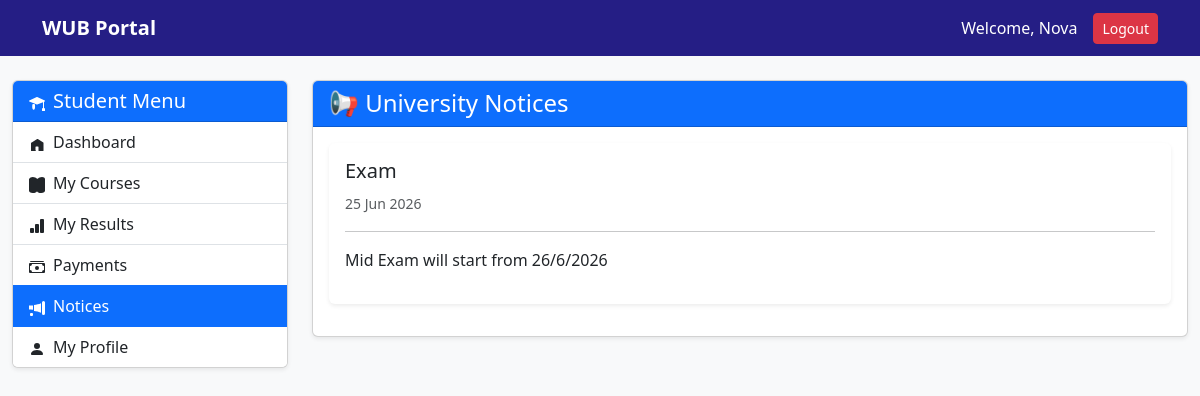
Page /notices/student/notices/ (signed in) on the committed database.
### accounts/models.py (models this page shows)
class CustomUser(AbstractUser):
    role = models.CharField(max_length=20, default='student')
    profile_picture = models.ImageField(
        upload_to='profile_pics/',
        null=True,
        blank=True
    )
    phone = models.CharField(max_length=20, null=True, blank=True)
    address = models.TextField(null=True, blank=True)

### notices/models.py (models this page shows, shortened)
class Notice(models.Model):
    title = models.CharField(max_length=200)
    message = models.TextField()
    created_at = models.DateTimeField(auto_now_add=True)
    created_by = models.ForeignKey(
        settings.AUTH_USER_MODEL,
        on_delete=models.CASCADE,
        related_name='created_notices'
    )
    created_at = models.DateTimeField(auto_now_add=True)
    is_active = models.BooleanField(default=True)

### notices/views.py (the view)
@login_required
def student_notices(request):
    notices = Notice.objects.all().order_by('-created_at')
    return render(
        request,
        'student/student_notices.html',
        {
            'notices': notices
        }
    )

### templates/student/student_notices.html (shortened to what this page needs)
{% extends 'student/student_base.html' %}
{% block student_content %}
<div class="card shadow-sm">
    <div class="card-header bg-primary text-white">
        <h4 class="mb-0">📢 University Notices</h4>
    </div>
    <div class="card-body">
        {% if notices %}
            {% for notice in notices %}
                <div class="card mb-3 border-0 shadow-sm">
                    <div class="card-body">
                        <h5>{{ notice.title }}</h5>
                        <small class="text-muted">
                            {{ notice.created_at|date:"d M Y" }}
                        </small>
                        <hr>
                        <p>
                            {{ notice.message }}
                        </p>
                    </div>
                </div>
            {% endfor %}
        {% else %}
            <div class="alert alert-info">
                No notices available.
            </div>
        {% endif %}
    </div>
</div>
{% endblock %}

### templates/base.html (shortened to what this page needs)
{% load static %}
<!DOCTYPE html>
<html lang="en">
<head>
    <link href="https://cdn.jsdelivr.net/npm/bootstrap@5.3.0/dist/css/bootstrap.min.css" rel="stylesheet">
</head>
<body>
    <nav class="navbar navbar-expand-lg navbar-dark">
        <div class="container">
            <a class="navbar-brand fw-bold" href="{% url 'student_dashboard' %}">WUB Portal</a>
            <div class="ms-auto d-flex align-items-center">
                <span class="text-white me-3">
                    Welcome, {{ request.user.get_full_name|default:request.user.username }}
                </span>
                <form method="post" action="{% url 'logout' %}" style="display: inline;">
                    <button type="submit" class="btn btn-danger btn-sm">Logout</button>
                </form>
            </div>
        </div>
    </nav>
    {% block content %}
    {% endblock %}
</body>
</html>

### templates/base.html (style rules this page uses)
body { background-color: #f8f9fa; }
.navbar { background: #251e85; }
.navbar-brand, .nav-link { color: white !important; }
.card-header { background: #251e85; color: white; }

### rows in the picture
CustomUser: user.get_full_name "Nova"
Notice: title "Exam", created_at "25 Jun 2026", message "Mid Exam will start from 26/6/2026"
